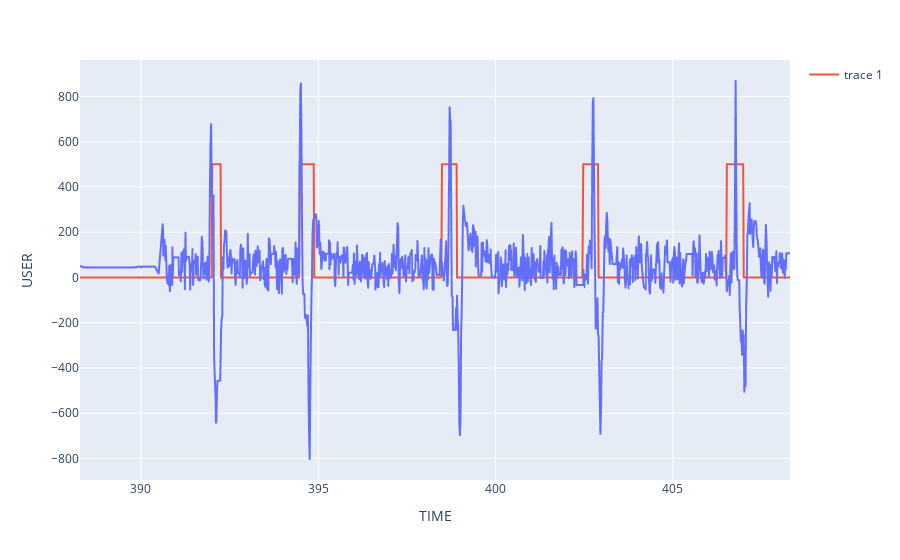

Write notebook code for a chart like this one.
### Markdown cell above
# Area Under the Curve Between Two Vectors

### Code cell
plot_time_series_eeg(df)

### Figure 1 — Plotly figure (JSON) as saved in the notebook; plotly's stock layout.template omitted (floating-point values rounded to 4 significant figures; data arrays with more than 128 entries replaced by an {"elided": "..."} marker saying what was removed)
{"data": [{"hovertemplate": "TIME=%{x}<br>USER=%{y}<extra></extra>", "legendgroup": "", "line": {"color": "#636efa", "dash": "solid"}, "marker": {"symbol": "circle"}, "mode": "lines", "name": "", "showlegend": false, "type": "scattergl", "x": {"elided": "1182 float values"}, "xaxis": "x", "y": {"elided": "1182 int values"}, "yaxis": "y"}, {"mode": "lines", "type": "scatter", "x": {"elided": "1182 float values"}, "y": {"elided": "1182 int values"}}], "layout": {"legend": {"tracegroupgap": 0}, "margin": {"t": 60}, "xaxis": {"anchor": "y", "domain": [0, 1], "title": {"text": "TIME"}}, "yaxis": {"anchor": "x", "domain": [0, 1], "title": {"text": "USER"}}}}
